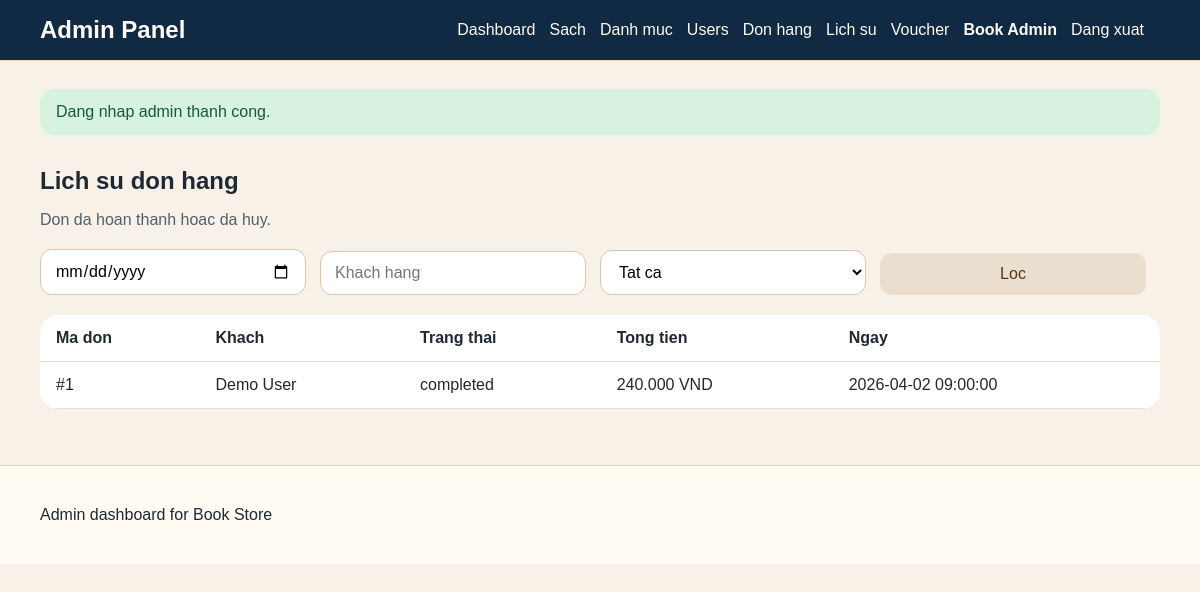
The app's page /index.php?route=admin-orders-history (signed in) with its own data.
### tables this page shows
CREATE TABLE IF NOT EXISTS orders (
    id INT AUTO_INCREMENT PRIMARY KEY,
    user_id INT NOT NULL,
    customer_name VARCHAR(120) NOT NULL,
    customer_email VARCHAR(160) NOT NULL,
    customer_phone VARCHAR(30) DEFAULT NULL,
    customer_address TEXT NOT NULL,
    voucher_code VARCHAR(50) DEFAULT NULL,
    discount_amount DECIMAL(10,2) NOT NULL DEFAULT 0,
    total_amount DECIMAL(10,2) NOT NULL,
    status VARCHAR(30) NOT NULL DEFAULT 'pending',
    created_at DATETIME NOT NULL DEFAULT CURRENT_TIMESTAMP,
    CONSTRAINT fk_orders_user FOREIGN KEY (user_id) REFERENCES users(id)
);

### src/core/AdminController.php (called while the page is built, shortened)
<?php
abstract class AdminController extends Controller
{
    protected function renderAdmin(string $view, array $data = []): void
    {
        extract($data, EXTR_SKIP);
        $viewFile = __DIR__ . '/../views/' . $view . '.php';
        require __DIR__ . '/../layouts/admin/header.php';
        require $viewFile;
        require __DIR__ . '/../layouts/admin/footer.php';
    }
}

### src/controllers/AdminOrderController.php (called while the page is built, shortened)
<?php
class AdminOrderController extends AdminController
{
    public function history(): void
    {
        $filters = [
            'status' => $_GET['status'] ?? '',
            'customer' => $_GET['customer'] ?? '',
            'date' => $_GET['date'] ?? '',
        ];
        $this->renderAdmin('admin/orders/history', [
            'pageTitle' => 'Lich su don hang',
            'orders' => (new Order($this->pdo))->history($filters),
            'filters' => $filters,
        ]);
    }
}

### src/index.php (called while the page is built, shortened)
<?php
require_once __DIR__ . '/config/database.php';
require_once __DIR__ . '/helpers/helpers.php';
require_once __DIR__ . '/core/AdminController.php';
require_once __DIR__ . '/models/Order.php';
require_once __DIR__ . '/controllers/AdminOrderController.php';
$route = $_GET['route'] ?? 'home';
[$controllerClass, $method] = $routes[$route];
$controller = new $controllerClass($pdo);
$controller->$method();

### src/helpers/helpers.php (called while the page is built, shortened)
<?php
function e(?string $value): string
{
    return htmlspecialchars((string) $value, ENT_QUOTES, 'UTF-8');
}
function format_price(float $price): string
{
    return number_format($price, 0, ',', '.') . ' VND';
}

### src/models/Order.php (called while the page is built, shortened)
<?php
class Order
{
    public function all(array $filters = []): array
    {
        $conditions = [];
        $params = [];
        $where = $conditions ? ' WHERE ' . implode(' AND ', $conditions) : '';
        $sql = 'SELECT o.*, u.name AS user_name
                FROM orders o
                INNER JOIN users u ON u.id = o.user_id' . $where . ' ORDER BY o.created_at DESC';
        $stmt = $this->pdo->prepare($sql);
        $stmt->execute($params);
        return $stmt->fetchAll();
    }
    public function history(array $filters = []): array
    {
        $filters['status'] = $filters['status'] ?? '';
        $records = $this->all($filters);
        return array_values(array_filter($records, static fn(array $row): bool => in_array($row['status'], ['completed', 'cancelled'], true)));
    }
}

### src/views/admin/orders/history.php (the view, shortened to what this page needs)
<section class="section">
    <div class="section__header"><h1>Lich su don hang</h1><p>Don da hoan thanh hoac da huy.</p></div>
    <form method="GET" action="/index.php" class="admin-filters">
        <input type="date" name="date" value="<?php echo e($filters['date']); ?>">
        <input type="text" name="customer" value="<?php echo e($filters['customer']); ?>" placeholder="Khach hang">
        <select name="status">
            <option value="">Tat ca</option>
        </select>
        <button type="submit" class="button button-secondary">Loc</button>
    </form>
    <table>
        <thead><tr><th>Ma don</th><th>Khach</th><th>Trang thai</th><th>Tong tien</th><th>Ngay</th></tr></thead>
        <tbody>
        <?php foreach ($orders as $order): ?>
            <tr><td>#<?php echo (int) $order['id']; ?></td><td><?php echo e($order['customer_name']); ?></td><td><?php echo e($order['status']); ?></td><td><?php echo e(format_price((float) $order['total_amount'])); ?></td><td><?php echo e($order['created_at']); ?></td></tr>
        <?php endforeach; ?>
        </tbody>
    </table>
</section>

### src/assets/css/style.css (style rules this page uses)
body { margin: 0; font-family: Arial, sans-serif; background: #f7f1e8; color: #1f2933; }
button, input, select, textarea { font: inherit; }
table { width: 100%; border-collapse: collapse; background: #fff; border-radius: 18px; overflow: hidden; }
th, td { padding: 14px 16px; border-bottom: 1px solid #eadfce; text-align: left; vertical-align: top; }
.header-search input, .filter-form input, .filter-form select, .auth-form input, .checkout-form input, .checkout-form textarea, .add-to-cart-form input, .admin-form input, .admin-form textarea, .admin-form select, .admin-filters input, .admin-filters select { width: 100%; padding: 12px 14px; border: 1px solid #d9c6ae; border-radius: 12px; background: #fff; box-sizing: border-box; }
.header-search button, .button { padding: 12px 18px; border: none; border-radius: 12px; cursor: pointer; }
.hero h1, .section__header h1, .section__header h2, .book-detail__content h1, .auth-card h1 { margin: 0 0 12px; }
.section { margin-top: 32px; }
.section__header { margin-bottom: 20px; }
.section__header p, .hero p, .book-card__author, .book-detail__description, .review-card p, .empty-state p, .auth-card p, .notice-box p, .cart-book p { color: #52606d; }
.filter-form, .auth-form, .checkout-form, .add-to-cart-form, .admin-form, .admin-filters { display: grid; gap: 14px; }
.button-secondary { background: #eadfce; color: #5d341b; }
.admin-filters { grid-template-columns: repeat(4, minmax(0, 1fr)) auto; align-items: end; margin-bottom: 20px; }

### records on screen
orders: id "1", customer_name "Demo User", status "completed", total_amount "240.000 VND", created_at "2026-04-02 09:00:00"

### other values on screen
$admin['name'] "Book Admin"
$message "Dang nhap admin thanh cong."
